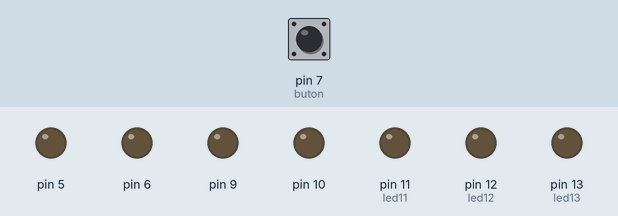
Recording of a sketch running on a simulated Arduino Uno, built with avr-gcc and run on an emulated ATmega328P. On the bench: output pins drawn as LEDs (lit = HIGH). Inputs (shaded band) come from the test bench; at power-on: pin 7 (buton) HIGH.

Above: at 1.2 s.
1.3 s: pin 7 (buton) pulled LOW for 0.15 s
At 2.1 s:
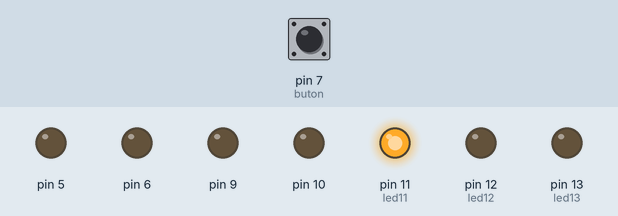
2.9 s: pin 7 (buton) pulled LOW for 1 s
At 3.3 s:
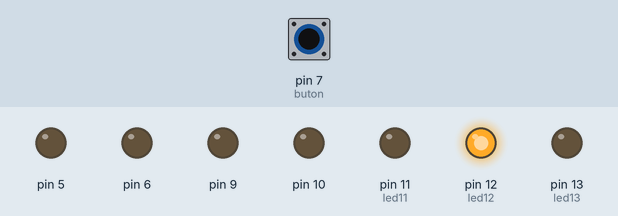
5.4 s: pin 7 (buton) pulled LOW for 0.15 s
At 6.4 s:
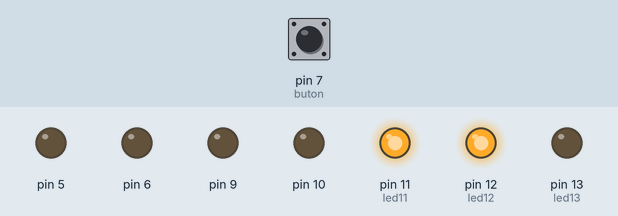
7.0 s: pin 7 (buton) pulled LOW for 3.2 s
At 7.7 s:
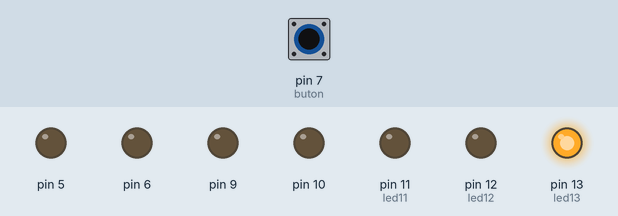
11.7 s: pin 7 (buton) pulled LOW for 0.15 s
At 12.4 s:
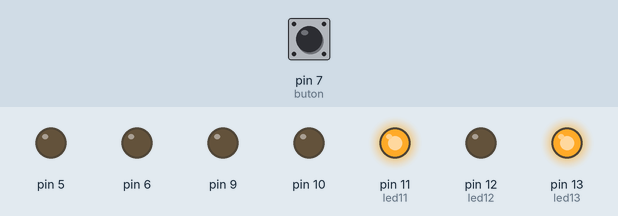
13.3 s: pin 7 (buton) pulled LOW for 1 s
At 13.7 s:
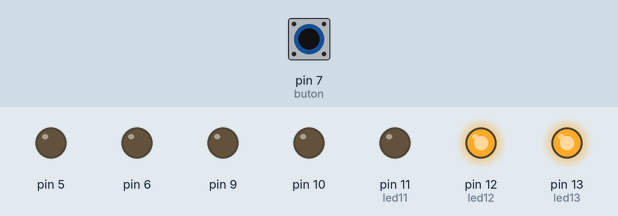
Timing chart, 0 to 16.3 s (numbered marks = the images above; inputs shaded):
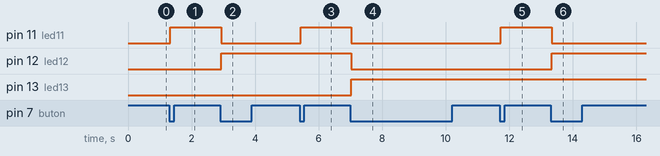

Measured:
- after the input at 1.3 s, pin 11 (led11): LOW → HIGH at once
- after the input at 2.9 s, pin 11 (led11): HIGH → LOW at once; pin 12 (led12): LOW → HIGH at once
- after the input at 5.4 s, pin 11 (led11): LOW → HIGH at once
- after the input at 7.0 s, pin 11 (led11), pin 12 (led12): HIGH → LOW at once; pin 13 (led13): LOW → HIGH at once
- after the input at 11.7 s, pin 11 (led11): LOW → HIGH at once
- after the input at 13.3 s, pin 11 (led11): HIGH → LOW at once; pin 12 (led12): LOW → HIGH at once

The sketch:

00_Binary_Taktik.ino
```cpp
// BU KOD MUCİT AKADEMİSİ İÇİN EMRE DEMİRÖZ HOCA TARAFINDAN HAZIRLANMIŞTIR.
// Ders 1: Butona bas, sayıyı üç LED ile göster.
int led11 = 11; // 1 değerli lamba.
int led12 = 12; // 2 değerli lamba.
int led13 = 13; // 4 değerli lamba.
int buton = 7;
int sayi = 0; // Başlangıçta sayı sıfırdır.
int oncekiButon = HIGH; // INPUT_PULLUP: basılmamış buton HIGH okunur.

void setup() {
  pinMode(led11, OUTPUT);
  pinMode(led12, OUTPUT);
  pinMode(led13, OUTPUT);
  pinMode(buton, INPUT_PULLUP);
  // Bu derste motorları çalıştırmıyoruz.
  pinMode(5, OUTPUT);
  pinMode(6, OUTPUT);
  pinMode(9, OUTPUT);
  pinMode(10, OUTPUT);
  digitalWrite(5, LOW);
  digitalWrite(6, LOW);
  digitalWrite(9, LOW);
  digitalWrite(10, LOW);
}

void loop() {
  int butonDurumu = digitalRead(buton); // Butonu oku.
  // Önce bırakılmış, şimdi basılmışsa yalnız bir sayı artır.
  if (butonDurumu == LOW && oncekiButon == HIGH) {
    delay(30); // Mekanik titreşimin geçmesini bekle; bu derste motorlar kapalı.
    butonDurumu = digitalRead(buton);
    if (butonDurumu == LOW) {
      sayi = sayi + 1;
      if (sayi > 7) {
        sayi = 0; // Sekizden sonra yeniden sıfıra dön.
      }
    }
  }
  // Butonu bırakırken de titreşimi süzüyoruz.
  if (butonDurumu == HIGH && oncekiButon == LOW) {
    delay(30);
    butonDurumu = digitalRead(buton);
  }
  oncekiButon = butonDurumu;

  // || işareti "veya" demektir. Bu sayılarda 1 değerli bit yanar.
  if (sayi == 1 || sayi == 3 || sayi == 5 || sayi == 7) {
    digitalWrite(led11, HIGH);
  } else {
    digitalWrite(led11, LOW);
  }
  // 2 değerli bit bu dört sayıda yanar.
  if (sayi == 2 || sayi == 3 || sayi == 6 || sayi == 7) {
    digitalWrite(led12, HIGH);
  } else {
    digitalWrite(led12, LOW);
  }
  // 4, 5, 6 ve 7 sayılarında 4 değerli bit yanar.
  if (sayi >= 4) {
    digitalWrite(led13, HIGH);
  } else {
    digitalWrite(led13, LOW);
  }
}
```
